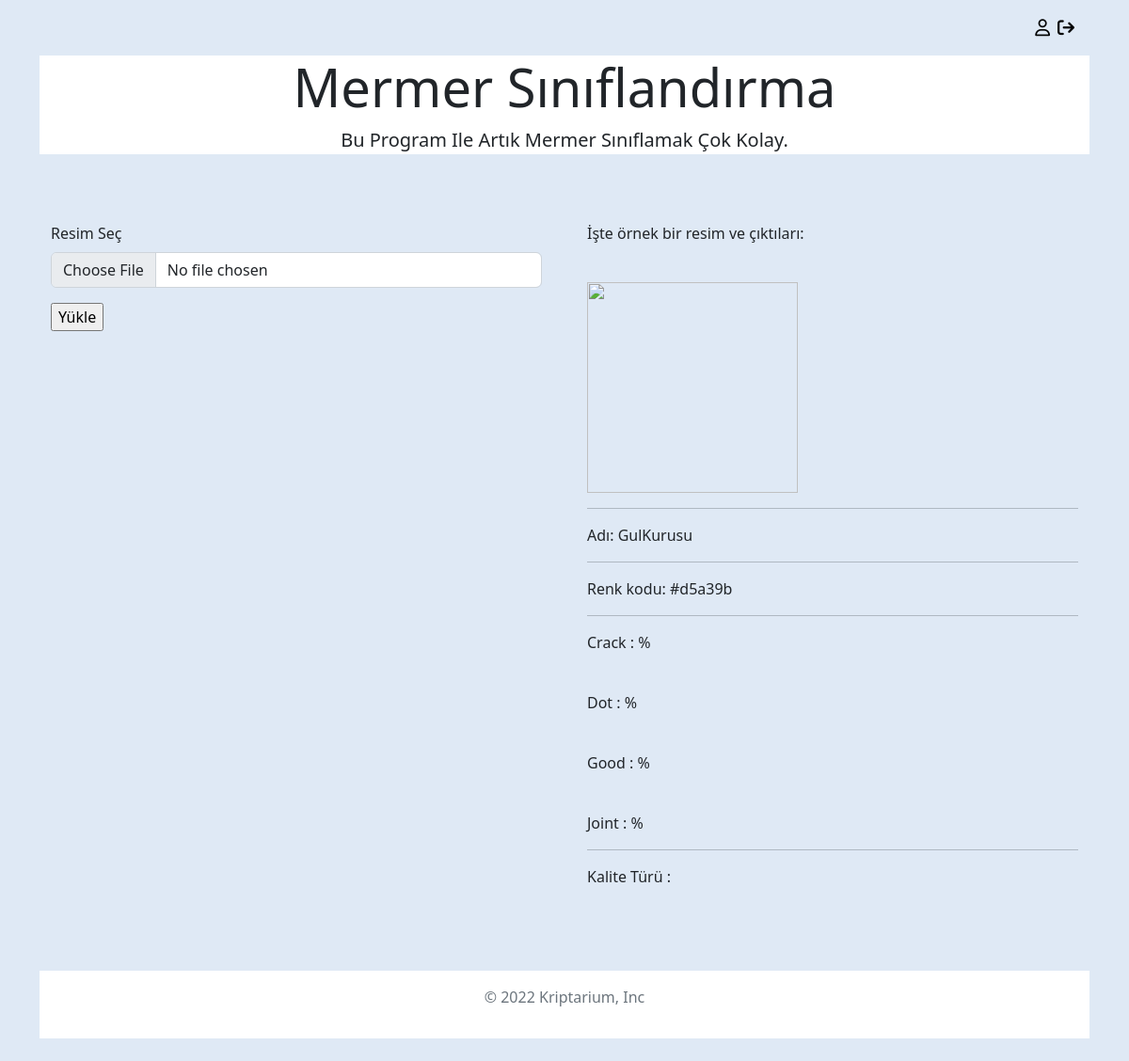
The app's page /anasayfa, older data.
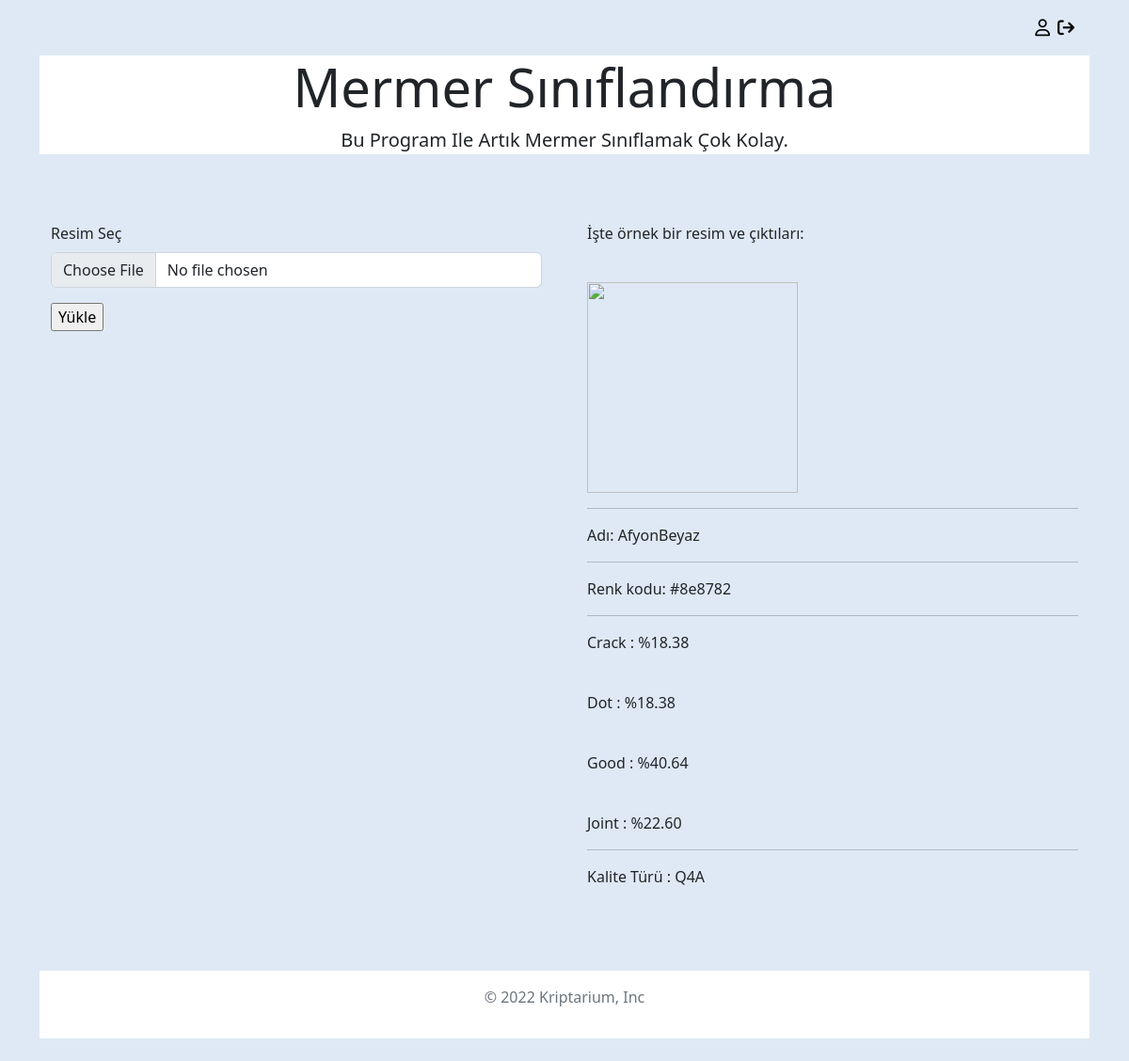
The same page, newer data.
### marble/models.py (models this page shows, shortened)
class Resimler(models.Model):
    image = models.ImageField(upload_to='media/')
    title = models.CharField(max_length=255, blank=True)
    created_at = models.DateTimeField(auto_now_add=True)
    average_color = models.CharField(max_length=20, blank=True)
    crack = models.CharField(max_length=4, blank=True)
    dot = models.CharField(max_length=4, blank=True)
    good = models.CharField(max_length=4, blank=True)
    joint = models.CharField(max_length=4, blank=True)
    kalite_turu = models.CharField(max_length=5, blank=True)
    class Meta:
        get_latest_by = 'created_at'

### marble/views.py (the view)
# urls.py: path("", views.anasayfa, name="anasayfa"),
def anasayfa(request):
    son_nesne = Resimler.objects.order_by("created_at").last()
    son_resim = son_nesne.image.url
    ad = son_nesne.title
    renk = son_nesne.average_color
    crack = son_nesne.crack
    dot = son_nesne.dot
    good = son_nesne.good
    joint = son_nesne.joint
    kalite_turu = son_nesne.kalite_turu
    if request.method == "POST":
        form = ImageForm(request.POST, request.FILES)
        if form.is_valid():
            form.save()
            return redirect("anasayfa")
    else:
        form = ImageForm()
    return render(request, "marble/anasayfa.html",{"images":son_resim, "form":form, "ad":ad, "renk":renk, "crack":crack, "dot":dot, "good":good, "joint":joint, "kalite_turu":kalite_turu})

### marble/forms.py
class ImageForm(forms.ModelForm):
    class Meta:
        model = Resimler
        fields = ['image']

### templates/marble/anasayfa.html (shortened to what this page needs)
{% load static %}
<!DOCTYPE html>
<html lang="en">
<head>
  <link rel="stylesheet" href="{% static 'css/style.css' %}">
  <link href="https://cdn.jsdelivr.net/npm/bootstrap@5.2.1/dist/css/bootstrap.min.css" rel="stylesheet"
>
  <link rel="stylesheet" href="https://cdnjs.cloudflare.com/ajax/libs/font-awesome/6.2.0/css/all.min.css"
 />
</head>
<body style="background-color: #dfe9f5;">
  <div class="container jumbotron jumbotron-fluid ">
    <div class="m-3 d-flex justify-content-end">
      <a class="me-2 profil" style="cursor:pointer; text-decoration: none; font-size:large; color:black;"><i
          class="fa-regular fa-user"></i> {{ user.get_full_name|title }}</a>
      <a class="cikis" style="cursor:pointer; text-decoration: none; font-size:large; color:black;"
        href="{% url 'cikislar' %}"><i class="fa-solid fa-arrow-right-from-bracket"></i></a>
    </div>
    <div class="container bg-white">
      <h1 class="display-4 d-flex justify-content-center">Mermer Sınıflandırma</h1>
      <p class="lead text-capitalize d-flex justify-content-center">Bu program ile artık mermer sınıflamak çok kolay.
      </p>
    </div>
  </div>
  <div class="container my-5">
    <div class="row">
      <div class="col-sm-12 col-md-8 col-lg-6 p-4">
        <form method="post" enctype="multipart/form-data">
          <div class="mb-3">
            <label for="formFile" class="form-label">Resim Seç</label>
            <input class="form-control" type="file" id="formFile" name="image" accept=".jpeg, .jpg, .png">
          </div>
          <input type="submit" value="Yükle">
        </form>
        <br>
      </div>
      <div class="col-sm-12 col-md-8 col-lg-6 p-4">
          <div>
            <p>İşte örnek bir resim ve çıktıları: </p>
          </div>
          <br>
              <div>
                <img src="{{ images }}" width="224px" height="224px">
                <hr>
                Adı: {{ ad }}
              </div>
              <hr>
              <div>
                <p>Renk kodu: {{ renk }}</p>
              </div>
              <hr>
              <div>
                <p>Crack : %{{ crack }}</p><br>
                <p>Dot : %{{ dot }}</p><br>
                <p>Good : %{{ good }}</p><br>
                <p>Joint : %{{ joint }}</p>
              </div>
              <hr>
              <div>
                <p>Kalite Türü : {{ kalite_turu }}</p>
              </div>
      </div>
      </div>
    </div>
    <div class="container">
      <footer class="py-3 my-4 bg-white">
        <p class="text-center text-muted">© 2022 Kriptarium, Inc</p>
      </footer>
    </div>
</body>
</html>

Row changes from the older to the newer data that the page shows:
no longer on this page (row unchanged): Resimler: title "GulKurusu", average_color "#d5a39b"
added Resimler: title "AfyonBeyaz", average_color "#8e8782", crack "18.38", dot "18.38", good "40.64", joint "22.60", kalite_turu "Q4A"
